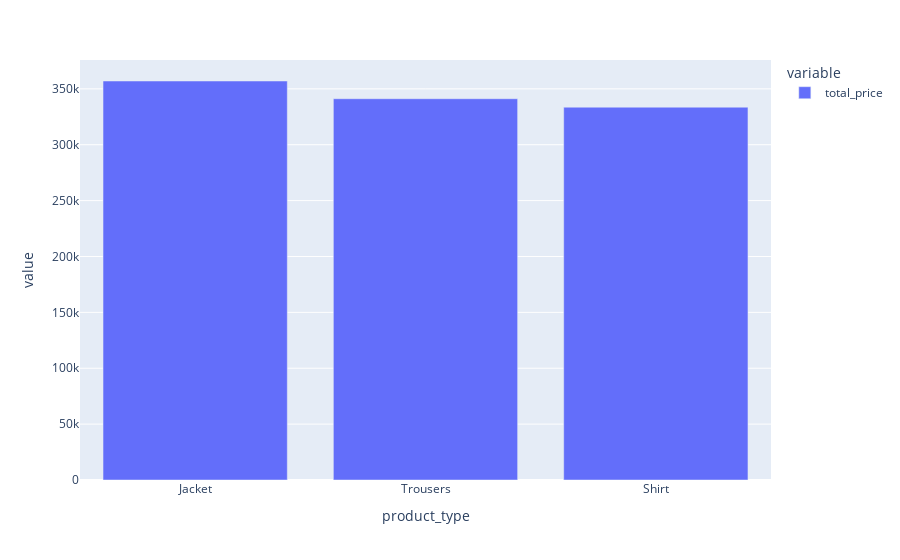

The cell this chart's notebook holds for it:
### Code cell
px.bar(spoc.groupby(['product_type'])[['total_price']].sum().sort_values(by='total_price',ascending = False))

### Figure 1 — Plotly figure (JSON) as saved in the notebook; plotly's stock layout.template omitted (floating-point values rounded to 4 significant figures)
{"data": [{"alignmentgroup": "True", "hovertemplate": "variable=total_price<br>product_type=%{x}<br>value=%{y}<extra></extra>", "legendgroup": "total_price", "marker": {"color": "#636efa", "pattern": {"shape": ""}}, "name": "total_price", "offsetgroup": "total_price", "orientation": "v", "showlegend": true, "textposition": "auto", "type": "bar", "x": ["Jacket", "Trousers", "Shirt"], "xaxis": "x", "y": [357026, 341174, 333600], "yaxis": "y"}], "layout": {"barmode": "relative", "legend": {"title": {"text": "variable"}, "tracegroupgap": 0}, "margin": {"t": 60}, "xaxis": {"anchor": "y", "domain": [0, 1], "title": {"text": "product_type"}}, "yaxis": {"anchor": "x", "domain": [0, 1], "title": {"text": "value"}}}}
